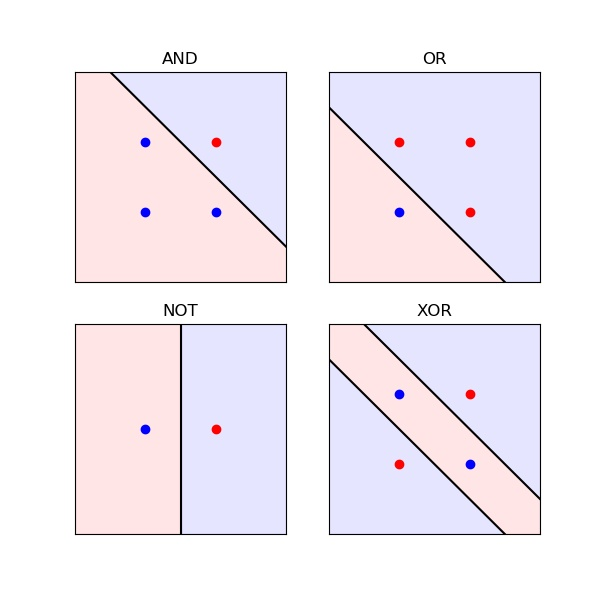

The script that saved this image:
import numpy as np
import matplotlib.pyplot as plt

def plot(ax, X,y, title):
    ax.plot(X[y==0,0], X[y==0,1], 'bo')
    ax.plot(X[y==1,0], X[y==1,1], 'ro')
    ax.set(xlim=[-1,2], ylim=[-1,2])
    ax.axis(option='equal')
    ax.set_title(title)
    ax.set_xticks([])
    ax.set_yticks([])

def fill(ax, x, y):
    ax.plot(x, y, 'k')
    ax.fill_betweenx(y, x, -1, color='r', alpha=.1)
    ax.fill_betweenx(y, x,  2, color='b', alpha=.1)

def fill_xor(ax, x1, x2, y):
    if (x2 - x1 < 0).all():
        x1, x2 = x2, x1
    [ax.plot(x_, y, 'k') for x_ in [x1, x2]]
    ax.fill_betweenx(y, x1, x2, color='r', alpha=.1)
    ax.fill_betweenx(y, x1, -1, color='b', alpha=.1)
    ax.fill_betweenx(y, x2,  2, color='b', alpha=.1)


X0 = np.array([[0,0], [1,0], [0,1], [1,1]])
X1 = np.array([[0,.5], [1,.5]])
yv = np.array([-1,2])

fig, ax = plt.subplots(2,2, figsize=(6,6), dpi=100)

# AND: 2x+2y-3=0
fill(ax[0,0], 1.5-yv, yv)
plot(ax[0,0], X0, np.array([0,0,0,1]), 'AND')

# OR: 2x+2y-1=0
fill(ax[0,1], .5-yv, yv)
plot(ax[0,1], X0, np.array([0,1,1,1]), 'OR')

# NOT: 2x-1=0
fill(ax[1,0], [.5,.5], yv)
plot(ax[1,0], X1, np.array([0,1]), 'NOT')

# XOR
fill_xor(ax[1,1], 0.5 - yv, 1.5 - yv, yv)
plot(ax[1,1], X0, np.array([1,0,0,1]), 'XOR')

fig.savefig('xor.jpg', dpi=100)
plt.show()
